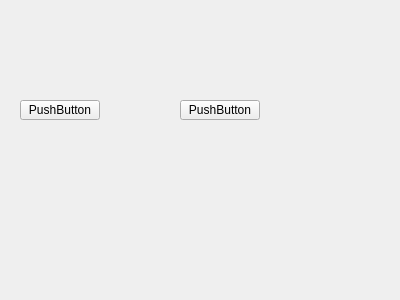
<?xml version="1.0" encoding="UTF-8"?>
<ui version="4.0">
 <class>Widget</class>
 <widget class="QWidget" name="Widget">
  <property name="geometry">
   <rect>
    <x>0</x>
    <y>0</y>
    <width>400</width>
    <height>300</height>
   </rect>
  </property>
  <property name="windowTitle">
   <string>Widget</string>
  </property>
  <widget class="QPushButton" name="pushButton">
   <property name="geometry">
    <rect>
     <x>20</x>
     <y>100</y>
     <width>80</width>
     <height>20</height>
    </rect>
   </property>
   <property name="text">
    <string>PushButton</string>
   </property>
  </widget>
  <widget class="QPushButton" name="pushButton_2">
   <property name="geometry">
    <rect>
     <x>180</x>
     <y>100</y>
     <width>80</width>
     <height>20</height>
    </rect>
   </property>
   <property name="text">
    <string>PushButton</string>
   </property>
  </widget>
 </widget>
 <layoutdefault spacing="6" margin="11"/>
 <resources/>
 <connections/>
</ui>
